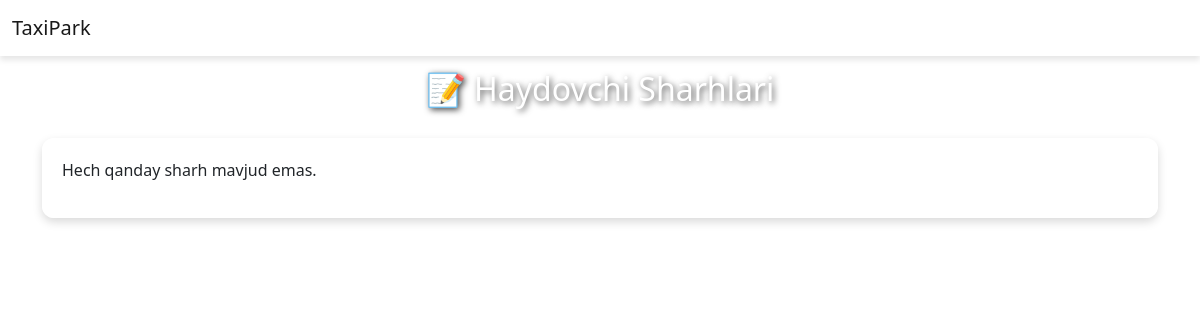
The page /reviews/ on the database as committed earlier.
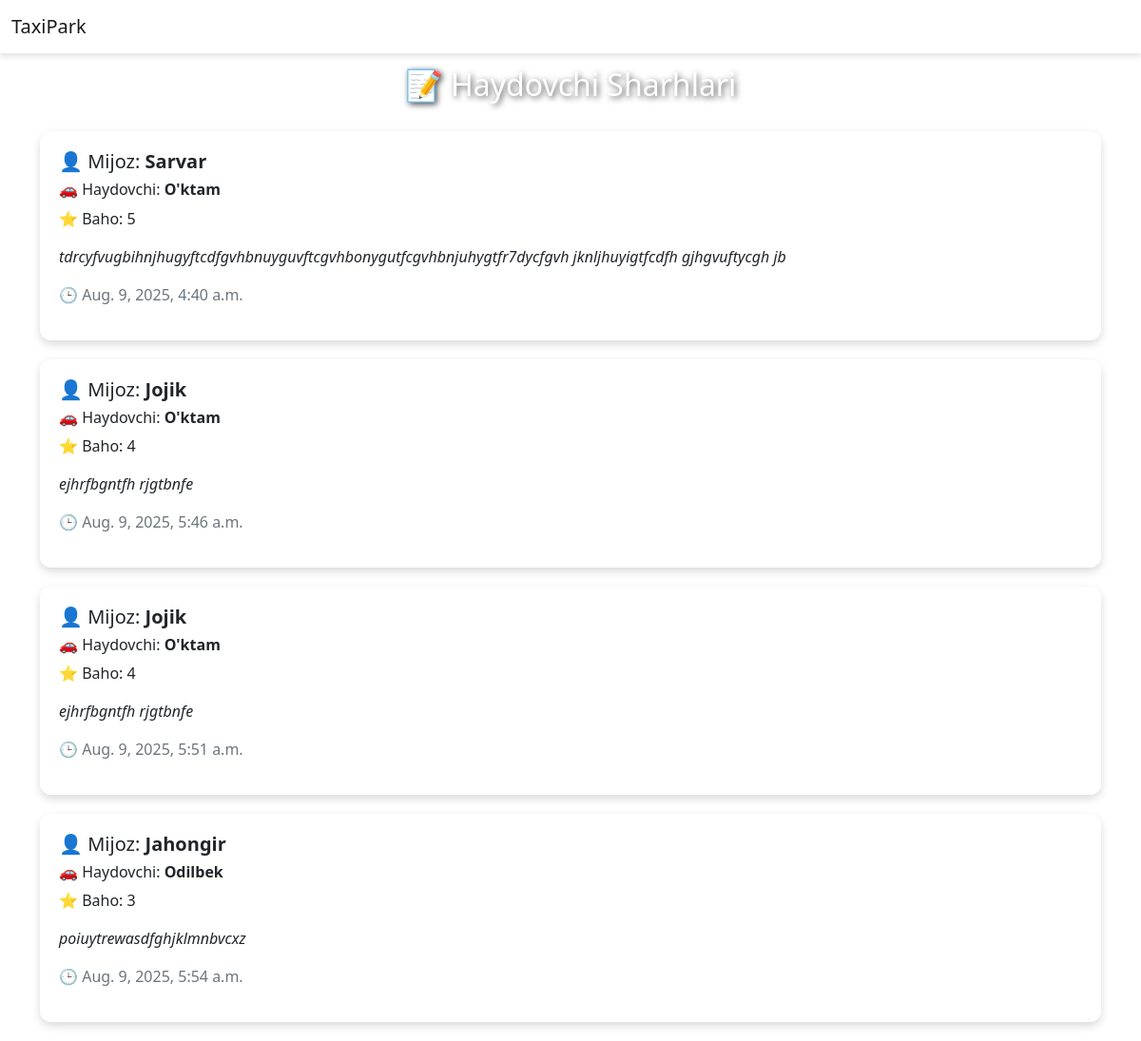
The same page on the database as committed later.
### taxipark/models.py (models this page shows, shortened)
class Review(models.Model):
    customer = models.ForeignKey(
        Users, on_delete=models.CASCADE, related_name='reviews_by_customer'
    )
    driver = models.ForeignKey(
        Users, on_delete=models.CASCADE, related_name='reviews_about_driver'
    )
    rating = models.IntegerField()
    comment = models.TextField()
    created_at = models.DateTimeField(auto_now_add=True)

class Users(models.Model):
    full_name = models.CharField(max_length=100)
    phone_number = models.CharField(max_length=13)
    email = models.EmailField(max_length=100, unique=True)
    is_admin = models.BooleanField(default=False)
    is_driver = models.BooleanField(default=False)
    is_customer = models.BooleanField(default=False)
    is_active = models.BooleanField(default=True)

### taxipark/views.py (the view)
# urls.py: path('reviews/', ReviewListView.as_view(), name='review_list'),
class ReviewListView(ListView):
    model = Review
    template_name = 'review_list.html'
    context_object_name = 'reviews'
    def get_queryset(self):
        return super().get_queryset().select_related('driver', 'customer')

### templates/review_list.html (shortened to what this page needs)
<!DOCTYPE html>
<html lang="en">
<head>
  <link href="https://cdn.jsdelivr.net/npm/bootstrap@5.0.2/dist/css/bootstrap.min.css" rel="stylesheet">
</head>
<body>
  <nav class="navbar navbar-expand-lg navbar-light fixed-top">
    <div class="container-fluid">
      <a class="navbar-brand" href="#">TaxiPark</a>
    </div>
  </nav>
  <div class="container">
    <h2>📝 Haydovchi Sharhlari</h2>
    {% for review in reviews %}
    <div class="review-card">
      <h5>👤 Mijoz: <strong>{{ review.customer.full_name }}</strong></h5>
      <h6>🚗 Haydovchi: <strong>{{ review.driver.full_name }}</strong></h6>
      <p>⭐ Baho: {{ review.rating }}</p>
      <p><em>{{ review.comment }}</em></p>
      <p class="text-muted">🕒 {{ review.created_at }}</p>
    </div>
    {% empty %}
      <div class="review-card">
        <p>Hech qanday sharh mavjud emas.</p>
      </div>
    {% endfor %}
  </div>
</body>
</html>

Rows that differ between the two databases and show on the page:
added Review: customer.full_name "Sarvar", driver.full_name "O'ktam", rating "5", comment "tdrcyfvugbihnjhugyftcdfgvhbnuyguvftcgvhbonygutfcgvhbnjuhygtfr7dycfgvh jknljhuyigtfcdfh gjhgvuftycgh jb", created_at "Aug. 9, 2025, 4:40 a.m."
added Review: customer.full_name "Jojik", driver.full_name "O'ktam", rating "4", comment "ejhrfbgntfh rjgtbnfe", created_at "Aug. 9, 2025, 5:46 a.m."
added Review: customer.full_name "Jojik", driver.full_name "O'ktam", rating "4", comment "ejhrfbgntfh rjgtbnfe", created_at "Aug. 9, 2025, 5:51 a.m."
added Review: customer.full_name "Jahongir", driver.full_name "Odilbek", rating "3", comment "poiuytrewasdfghjklmnbvcxz", created_at "Aug. 9, 2025, 5:54 a.m."
Other text that changed with them:
text no longer shown: "Hech qanday sharh mavjud emas."
